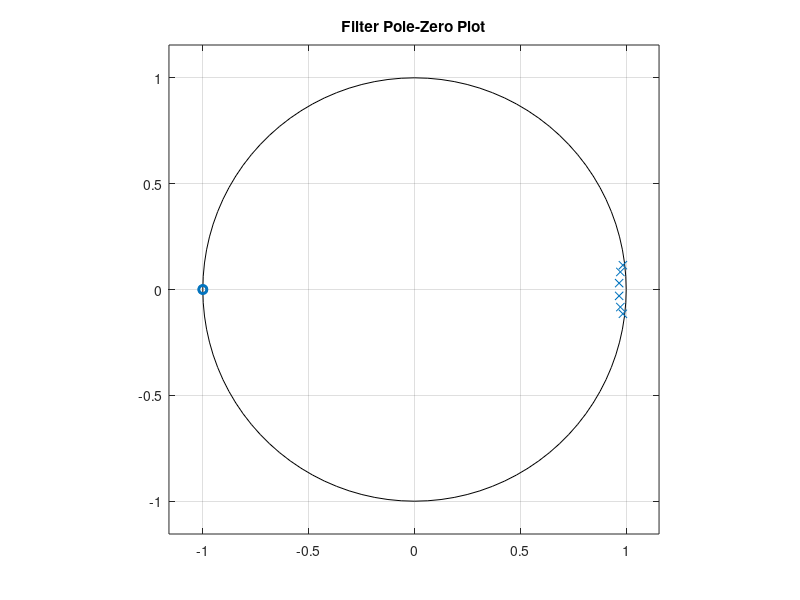
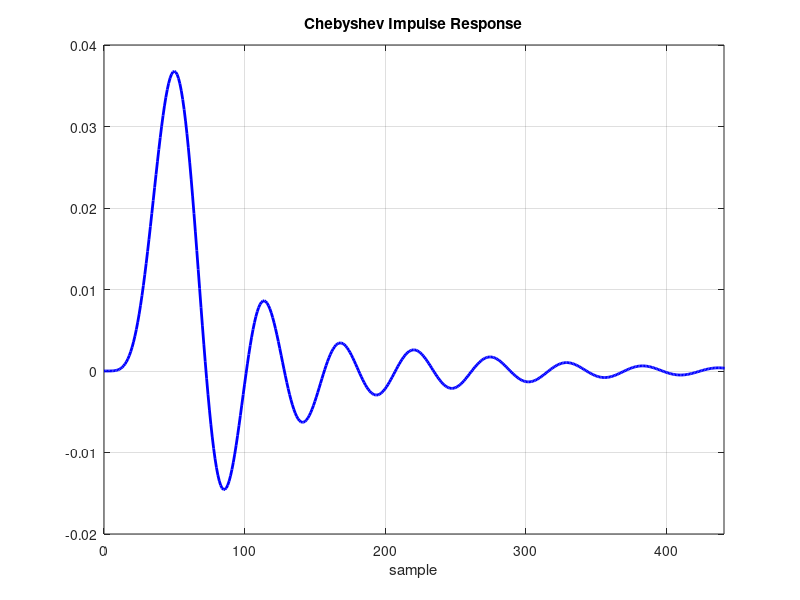
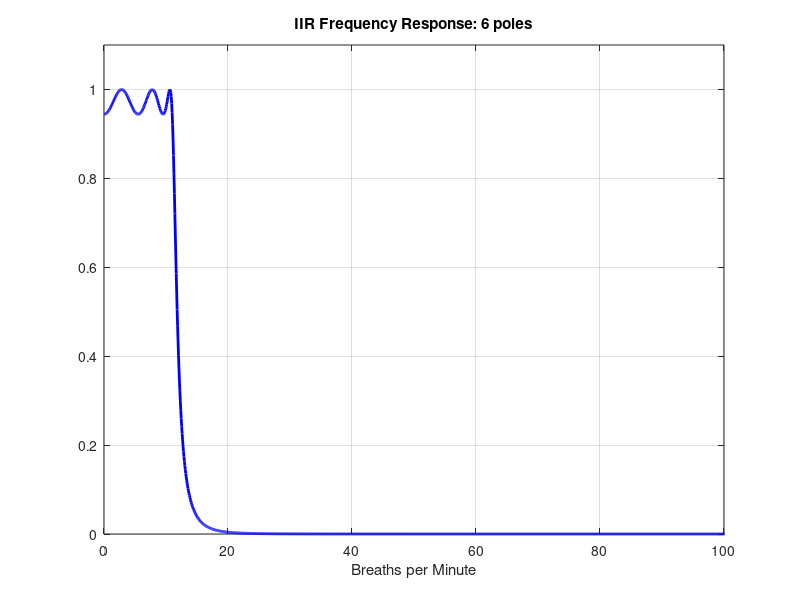

Source code (MATLAB) for these figures, in order:
% Lab_6_filter_ba_starter

clear all; close all; clc

Ts = 0.1;   % seconds sample period
fs = 1/Ts;  % Hz sampling frequency

% NOTE: The Matlab cheby1 cut frequency spec is in terms
% of normalized frequency from 0 to 1.0 over the PASSBAND,
% that is, to the folding frequency rather than the 
% sampling frequency.

w = linspace(0,pi,4096); % freqz() requires 0..pi range
fbpm = (w/pi/2)*fs*60;

% %---------------------------------------------------
% % Chebyshev filter creation example
% 
% cutBPM = 40;
% cutWp = 2*cutBPM/60)/fs;
% bandWp = 2*[10,40]/60/fs; % band edges for pass & stop filters
% 
% nPole = 8; % set from 2 to 10, inclusive
% R = 1.0;
% [b,a] = cheby1(nPole,R,cutWp);            % low pass
% [b,a] = cheby1(nPole,R,cutWp,'high');     % hi pass
% [b,a] = cheby1(nPole,R,bandWp);           % band pass
% [b,a] = cheby1(nPole,R,bandWp,'stop');    % band stop

%--------------------------------------------------
% Evaluation instance: LPF
nPole = 6;
R = 0.5;
cutBPM = 11;
cutWp = 2*(cutBPM/60)/fs;
[b,a] = cheby1(nPole,R,cutWp);
xrng = [0 100];
comment_txt = sprintf...
('LPF, %d poles, R = %0.1f, %d BPM\n',nPole,R,cutBPM);

%--------------------------------------------------
% Evaluation instance: HPF
% nPole = 14;
% R = 0.1;
% cutBPM = 40;
% cutWp = 2*(cutBPM/60)/fs;
% [b,a] = cheby1(nPole,R,cutWp,'high');
% xrng = [0 100];
% comment_txt = sprintf...
% ('HPF, %d poles, R = %0.1f, %d BPM\n',nPole,R,cutBPM);


%--------------------------------------------------
% Evaluation instance: BPF


%---------------------------------------------------
% Display pole-zero plot for nPole pole filter
fig1 = figure(1);
zplane(b,a);
title('Filter Pole-Zero Plot');

%---------------------------------------------------
% Display impulse responses
trimRatio = 0.01;
[hir,smp1] = impz(b,a);
maxN = find((abs(hir)/max(hir)) > trimRatio,1,'last');

fig2 = figure(2);
if (maxN < 80)
    stem(smp1,hir,'b','linewidth',2);
else
    plot(smp1,hir,'b','linewidth',2);
end
grid on;
xlim([0 maxN]);
xlabel('sample');
title('Chebyshev Impulse Response');

%---------------------------------------------------
% Display frequency response

fprintf('number of poles = %s\n',num2str(nPole));
format long;
den_coeff_a = a'
num_coeff_b = b'
format short;

num_roots = roots(b);
den_roots = roots(a);
pole_wn = abs(den_roots) % display pole magnitudes

%---------------------------------------------------
% Display cascade frequency response
fig4 = figure(4);
ht = freqz(b,a,w);
plot(fbpm,abs(ht),'b','linewidth',2)
grid on;
xlim(xrng); ylim([0 1.1]);
xlabel('Breaths per Minute');
title(['IIR Frequency Response: ',num2str(nPole),' poles']);

%---------------------------------------------------
% Generate C code parameters for filter
% Copy and paste into Arduino function

fprintf(['// ' comment_txt]);
fprintf('const float a[] = {');
for n = 1:(length(a)-1);
    fprintf('%0.10f, ',a(n));
end
fprintf('%0.10f};\n',a(end));

G = max(b);
fprintf('const float b[] = {');
for n = 1:(length(b)-1);
    fprintf('%0.10f, ',b(n)/G);
end
fprintf('%0.10f};\n',b(end)/G);
fprintf('const float GAIN = %0.15f;\n',G);

